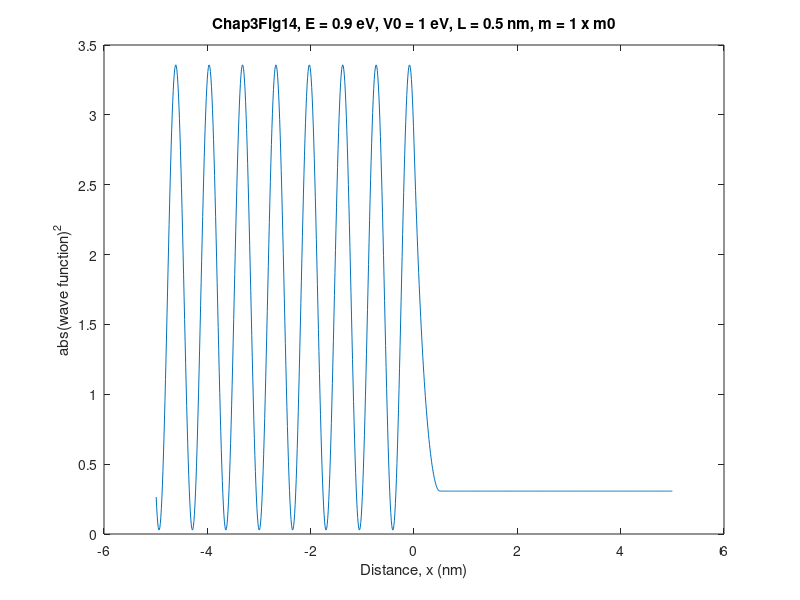
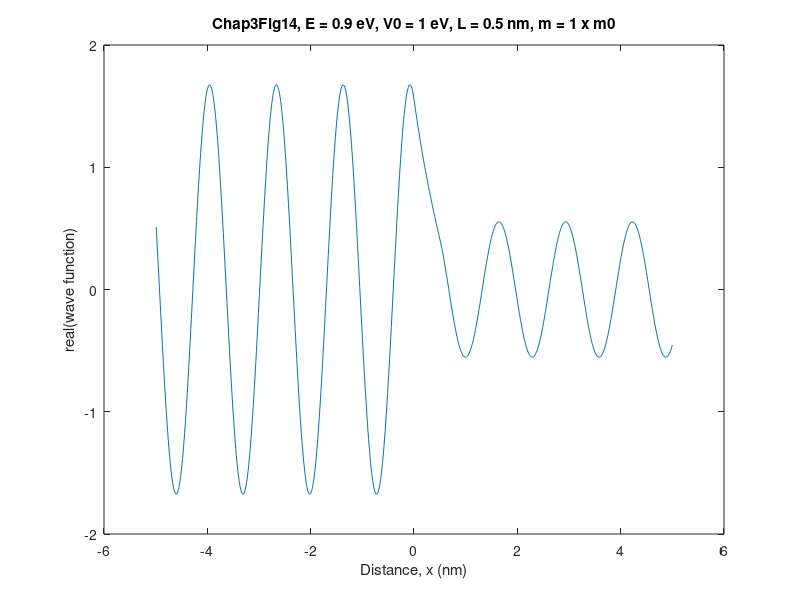

Recreate these plots in MATLAB, in order.
%Chap3Fig14%This function plots the probability and real part of the wave function for an electron%tunneling through a rectangular barrier of energy V0 and width bx1%distance runs from -5nm to 5nm and the barrier starts at x = 0 function Tunclear;clf;hbar=1.05457159e-34;  											%Planck's constant (J s)echarge=1.6021764e-19;											%electron charge (C)m0=9.109382e-31;  												%electron mass (kg)meff=1.0;															%effective electron mass / m0						mass=m0*meff;														%effective electron mass (kg)E=0.9;           													%energy of electron(eV)V0=1.0 ;            												%potential barrier energy(eV)   bx1=0.5;          												%barrier width(nm)npoints=1000;              									%defines number of points in plotscale=npoints/10;for j=1:npoints   x(j)=-5+j/scale;												%distance, x (nm)   psi=Tunnel(x(j),hbar,echarge,mass,E,V0,bx1);			%wave function   y(j)=(abs(psi))^2;											%absolute value of wave function squared   z(j)=real(psi);												%real part of wave function   endfigure(1);plot(x,y);ttl=['Chap3Fig14, E = ',num2str(E),' eV, V0 = ',num2str(V0),' eV, L = ',num2str(bx1),' nm, m = ',num2str(meff),' x m0'] ; title(ttl)xlabel('Distance, x (nm)');ylabel('abs(wave function)^2');figure(2);plot(x,z)title(ttl)xlabel('Distance, x (nm)');ylabel('real(wave function)');%............................ Wave function calculation.............................function tun=Tunnel(z,hbar,echarge,mass,E,V0,bx1)L=bx1*1e-9;x=z*1e-9;         k=(sqrt(2*mass*E*echarge))/hbar;         					%wave vector (outside barrier)ka=(sqrt(2*mass*(V0-E)*echarge))/hbar;    				%wave vector (inside barrier)u=(k/ka);  F=(4*i*u*exp(-i*k*L))/((exp(-ka*L)*(1+i*u)^2)-(exp(ka*L)*(1-i*u)^2));C=0.5*(1+i*u)*F*exp(i*k*L)*exp(-ka*L);D=0.5*(1-i*u)*F*exp(i*k*L)*exp(ka*L);B=(-i*(1+u^2)*exp(i*k*L)*F*sinh(ka*L))/(2*u);if (z<=0)   wf1=exp(i*k*x)+B*exp(-i*k*x);   tun=wf1;end   if (0<z)&(z<=L*1e9)   wf2=C*exp(ka*x)+D*exp(-ka*x);   tun=wf2;  endif (z>L*1e9)   wf3=F*exp(i*k*x);   tun=wf3;end